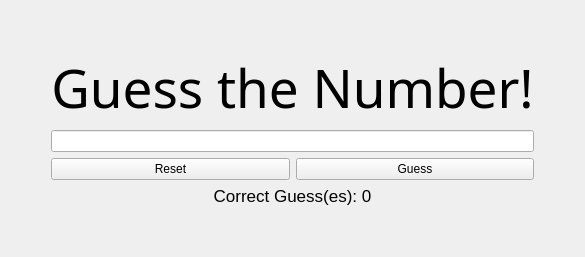
         <widget class="QWidget" name="playPage">
          <layout class="QGridLayout" name="gridLayout_6">
           <item row="2" column="1">
            <layout class="QVBoxLayout" name="verticalLayout_9">
             <item>
              <widget class="QLineEdit" name="guessEdit">
               <property name="alignment">
                <set>Qt::AlignCenter</set>
               </property>
              </widget>
             </item>
             <item>
              <layout class="QHBoxLayout" name="horizontalLayout_7">
               <item>
                <widget class="QPushButton" name="resetButton">
                 <property name="cursor">
                  <cursorShape>PointingHandCursor</cursorShape>
                 </property>
                 <property name="text">
                  <string>Reset</string>
                 </property>
                </widget>
               </item>
               <item>
                <widget class="QPushButton" name="guessButton">
                 <property name="cursor">
                  <cursorShape>PointingHandCursor</cursorShape>
                 </property>
                 <property name="text">
                  <string>Guess</string>
                 </property>
                </widget>
               </item>
              </layout>
             </item>
             <item>
              <widget class="QLabel" name="correctGuessLabel">
               <property name="font">
                <font>
                 <pointsize>13</pointsize>
                </font>
               </property>
               <property name="text">
                <string>Correct Guess(es): 0</string>
               </property>
               <property name="alignment">
                <set>Qt::AlignCenter</set>
               </property>
              </widget>
             </item>
            </layout>
           </item>
           <item row="1" column="1">
            <widget class="QLabel" name="guessNumberLabel">
             <property name="font">
              <font>
               <family>Alegreya Sans SC</family>
               <pointsize>40</pointsize>
              </font>
             </property>
             <property name="text">
              <string>Guess the Number!</string>
             </property>
             <property name="alignment">
              <set>Qt::AlignCenter</set>
             </property>
            </widget>
           </item>
           <item row="0" column="1">
            <spacer name="verticalSpacer_14">
             <property name="orientation">
              <enum>Qt::Vertical</enum>
             </property>
             <property name="sizeHint" stdset="0">
              <size>
               <width>20</width>
               <height>40</height>
              </size>
             </property>
            </spacer>
           </item>
           <item row="1" column="2">
            <spacer name="horizontalSpacer_8">
             <property name="orientation">
              <enum>Qt::Horizontal</enum>
             </property>
             <property name="sizeHint" stdset="0">
              <size>
               <width>40</width>
               <height>20</height>
              </size>
             </property>
            </spacer>
           </item>
           <item row="3" column="1">
            <spacer name="verticalSpacer_13">
             <property name="orientation">
              <enum>Qt::Vertical</enum>
             </property>
             <property name="sizeHint" stdset="0">
              <size>
               <width>20</width>
               <height>40</height>
              </size>
             </property>
            </spacer>
           </item>
           <item row="1" column="0">
            <spacer name="horizontalSpacer_7">
             <property name="orientation">
              <enum>Qt::Horizontal</enum>
             </property>
             <property name="sizeHint" stdset="0">
              <size>
               <width>40</width>
               <height>20</height>
              </size>
             </property>
            </spacer>
           </item>
          </layout>
         </widget>
